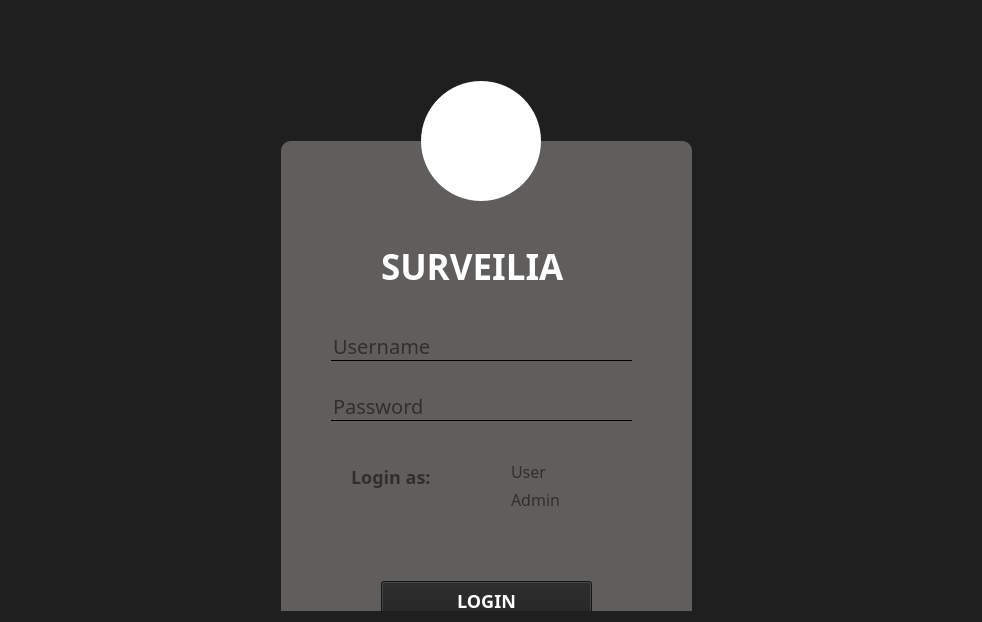
      <widget class="QWidget" name="login_page">
       <property name="styleSheet">
        <string notr="true">*{
font-family: century gothic;
font-size: 30px;
background-color:#201f1f;
}
QFrame{
background: #605E5C ;
border-radius:10px;

}
QLabel{
color:white;
font-weight: bold;
}
QToolButton{
background:white;
border-radius:60px;
}
QLineEdit{
background: transparent;
border:none;
color:BLACK;
border-bottom:1px solid black;
font-size:20px;
}
QPushButton{
font-size:18px;
font-weight:bold;
color:white ;
background:#201f1f;
}
QPushButton:hover{
color:white;
background-color:black;
}
#logoLabel{
background:transparent;
}</string>
       </property>
       <layout class="QHBoxLayout" name="horizontalLayout_2">
        <item>
         <layout class="QHBoxLayout" name="horizontalLayout">
          <item>
           <spacer name="horizontalSpacer_2">
            <property name="orientation">
             <enum>Qt::Horizontal</enum>
            </property>
            <property name="sizeType">
             <enum>QSizePolicy::MinimumExpanding</enum>
            </property>
            <property name="sizeHint" stdset="0">
             <size>
              <width>200</width>
              <height>20</height>
             </size>
            </property>
           </spacer>
          </item>
          <item>
           <widget class="QWidget" name="login_widget" native="true">
            <property name="sizePolicy">
             <sizepolicy hsizetype="Preferred" vsizetype="Preferred">
              <horstretch>0</horstretch>
              <verstretch>0</verstretch>
             </sizepolicy>
            </property>
            <property name="minimumSize">
             <size>
              <width>560</width>
              <height>600</height>
             </size>
            </property>
            <widget class="QLabel" name="logo1_label">
             <property name="geometry">
              <rect>
               <x>200</x>
               <y>80</y>
               <width>150</width>
               <height>100</height>
              </rect>
             </property>
             <property name="styleSheet">
              <string notr="true">background: transparent;</string>
             </property>
             <property name="text">
              <string/>
             </property>
             <property name="pixmap">
              <pixmap resource="resource01.qrc">:/logo/surveilialogo.PNG</pixmap>
             </property>
             <property name="scaledContents">
              <bool>true</bool>
             </property>
            </widget>
            <widget class="QFrame" name="loginForm_frame">
             <property name="geometry">
              <rect>
               <x>70</x>
               <y>130</y>
               <width>411</width>
               <height>571</height>
              </rect>
             </property>
             <property name="frameShape">
              <enum>QFrame::StyledPanel</enum>
             </property>
             <property name="frameShadow">
              <enum>QFrame::Raised</enum>
             </property>
             <widget class="QLabel" name="title1_label">
              <property name="geometry">
               <rect>
                <x>100</x>
                <y>90</y>
                <width>221</width>
                <height>71</height>
               </rect>
              </property>
              <property name="styleSheet">
               <string notr="true">font-size:35px;</string>
              </property>
              <property name="text">
               <string>SURVEILIA</string>
              </property>
             </widget>
             <widget class="QLineEdit" name="username1_field">
              <property name="geometry">
               <rect>
                <x>50</x>
                <y>190</y>
                <width>301</width>
                <height>30</height>
               </rect>
              </property>
              <property name="placeholderText">
               <string>Username</string>
              </property>
             </widget>
             <widget class="QLineEdit" name="password1_field">
              <property name="geometry">
               <rect>
                <x>50</x>
                <y>250</y>
                <width>301</width>
                <height>30</height>
               </rect>
              </property>
              <property name="echoMode">
               <enum>QLineEdit::Password</enum>
              </property>
              <property name="placeholderText">
               <string>Password</string>
              </property>
             </widget>
             <widget class="QPushButton" name="login1_pushButton">
              <property name="geometry">
               <rect>
                <x>100</x>
                <y>440</y>
                <width>211</width>
                <height>40</height>
               </rect>
              </property>
              <property name="text">
               <string>LOGIN</string>
              </property>
             </widget>
             <widget class="QRadioButton" name="admin1_radioButton">
              <property name="geometry">
               <rect>
                <x>210</x>
                <y>350</y>
                <width>92</width>
                <height>16</height>
               </rect>
              </property>
              <property name="styleSheet">
               <string notr="true">QRadioButton{
color:#302F2E;
font-size:16px;
background:transparent;


}</string>
              </property>
              <property name="text">
               <string>Admin</string>
              </property>
             </widget>
             <widget class="QRadioButton" name="user1_radioButton">
              <property name="geometry">
               <rect>
                <x>210</x>
                <y>320</y>
                <width>61</width>
                <height>20</height>
               </rect>
              </property>
              <property name="styleSheet">
               <string notr="true">QRadioButton{
color:#302F2E;
font-size:16px;
background:transparent;

}</string>
              </property>
              <property name="text">
               <string>User</string>
              </property>
             </widget>
             <widget class="QLabel" name="loginas1_label">
              <property name="geometry">
               <rect>
                <x>70</x>
                <y>320</y>
                <width>81</width>
                <height>31</height>
               </rect>
              </property>
              <property name="styleSheet">
               <string notr="true">*{
background: transparent;
border:none;
color:#302F2E;
font-size:18px;
font-weight:500;

}</string>
              </property>
              <property name="text">
               <string>Login as:</string>
              </property>
             </widget>
            </widget>
            <widget class="QToolButton" name="logo1_toolButton">
             <property name="geometry">
              <rect>
               <x>210</x>
               <y>70</y>
               <width>120</width>
               <height>120</height>
              </rect>
             </property>
             <property name="text">
              <string/>
             </property>
            </widget>
            <zorder>loginForm_frame</zorder>
            <zorder>logo1_toolButton</zorder>
            <zorder>logo1_label</zorder>
           </widget>
          </item>
          <item>
           <spacer name="horizontalSpacer">
            <property name="orientation">
             <enum>Qt::Horizontal</enum>
            </property>
            <property name="sizeType">
             <enum>QSizePolicy::MinimumExpanding</enum>
            </property>
            <property name="sizeHint" stdset="0">
             <size>
              <width>200</width>
              <height>20</height>
             </size>
            </property>
           </spacer>
          </item>
         </layout>
        </item>
       </layout>
      </widget>
